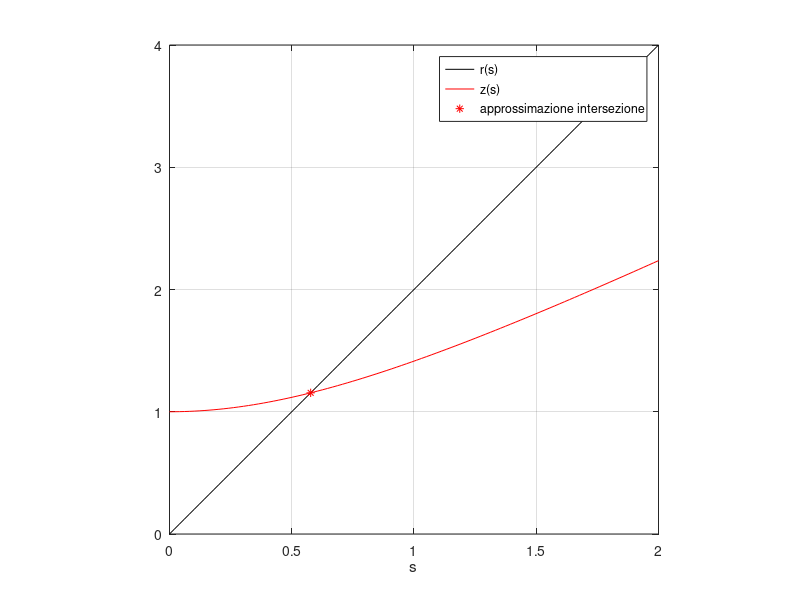

MATLAB code to generate this figure:
% Esercizio 3
close all
clear
clc
format long e
% grafico intersezione
r=@(s) 2*s;
z=@(s) sqrt(s.^2+1);
a=0;
b=2;
s=linspace(a,b);
plot(s,r(s),'k',s,z(s),'r')
xlabel('s')
axis square
grid on
hold on
% dati
f=@(s) 2*s-sqrt(s.^2+1);%2*s-sqrt(s.^2+1);
a=0;
b=2;
% intersezione approssimata con il comando fzero
disp('ascissa intersezione calcolata con il comando FZERO')
root=fzero(@(s) f(s),1)
plot(root,r(root),'*r')
legend('r(s)','z(s)','approssimazione intersezione')


